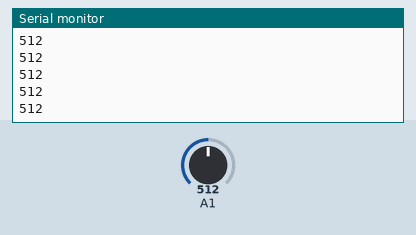
The sketch below on a simulated Arduino Uno, built with avr-gcc and run on an emulated ATmega328P. Shown: the last lines printed to the serial monitor. The test bench sets the inputs (shaded band); at power-on: A1 = 512.

Above: at 1.2 s.
1.3 s: A1 set to 716
At 1.68 s:
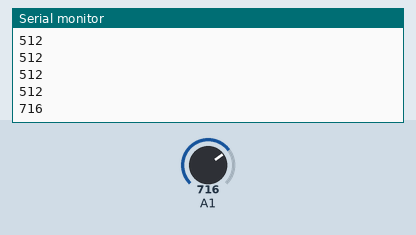
2.8 s: A1 set to 900
At 2.93 s:
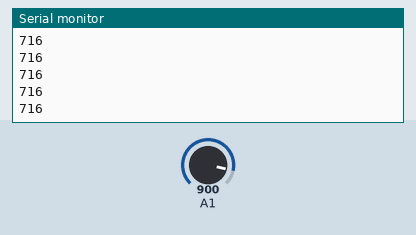
Timing chart, 0 to 5.8 s (numbered marks = the images above; inputs shaded):
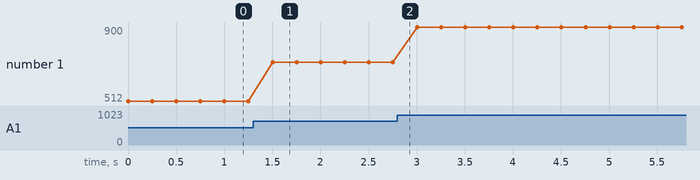

Measured:
- after the input at 1.3 s, the serial monitor: prints a new line after 0.20 s (image 1)
- plotted number 1: 512 → 716 after the input at 1.3 s, 716 → 900 after the input at 2.8 s

The sketch:

Pot-Number.ino
```cpp
#include <SoftwareSerial.h>


int analogPin = 1;

int val = 0;

void setup() {
 Serial.begin(1200);
}

void loop() {
  val = analogRead(A1);

  Serial.println(val);

   if (val == 0){
    digitalWrite(11, HIGH);
    digitalWrite(12, HIGH);
   }

  if (val == 201){
    digitalWrite(12, HIGH);
    digitalWrite(11, LOW);
  }

   delay(250);
}
```
